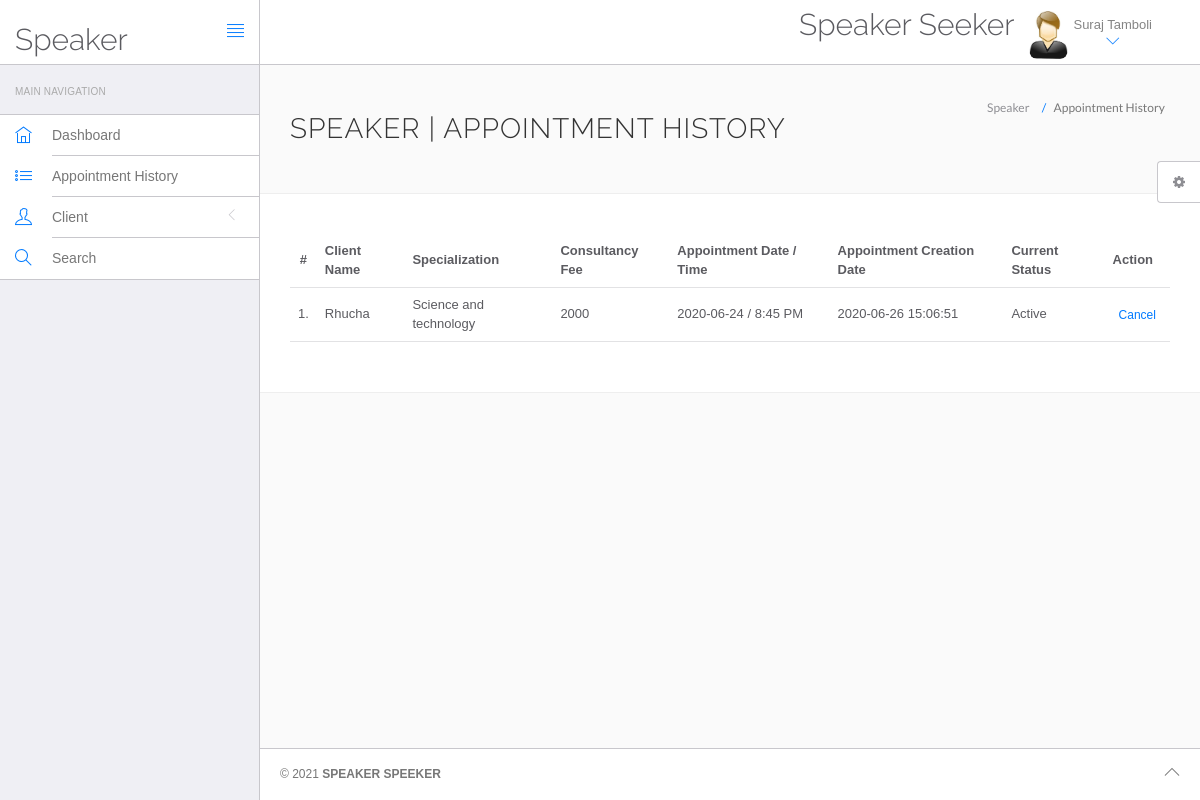
Page /speaker/sms/speaker/appointment-history.php (signed in) on the committed database.
### tables this page shows
CREATE TABLE `speaker` (
  `id` int(11) NOT NULL,
  `specilization` varchar(255) DEFAULT NULL,
  `speakerName` varchar(255) DEFAULT NULL,
  `address` longtext DEFAULT NULL,
  `speFees` varchar(255) DEFAULT NULL,
  `contactno` bigint(11) DEFAULT NULL,
  `speEmail` varchar(255) DEFAULT NULL,
  `speImage` varchar(150) NOT NULL,
  `password` varchar(255) DEFAULT NULL,
  `creationDate` timestamp NULL DEFAULT current_timestamp(),
  `updationDate` timestamp NULL DEFAULT NULL ON UPDATE current_timestamp()
);

CREATE TABLE `appointment` (
  `id` int(11) NOT NULL,
  `speakerSpecialization` varchar(255) DEFAULT NULL,
  `speakerId` int(11) DEFAULT NULL,
  `userId` int(11) DEFAULT NULL,
  `consultancyFees` int(11) DEFAULT NULL,
  `appointmentDate` varchar(255) DEFAULT NULL,
  `appointmentTime` varchar(255) DEFAULT NULL,
  `postingDate` timestamp NULL DEFAULT current_timestamp(),
  `userStatus` int(11) DEFAULT NULL,
  `speakerStatus` int(11) DEFAULT NULL,
  `updationDate` timestamp NULL DEFAULT NULL ON UPDATE current_timestamp()
);

CREATE TABLE `users` (
  `id` int(11) NOT NULL,
  `fullName` varchar(255) DEFAULT NULL,
  `address` longtext DEFAULT NULL,
  `city` varchar(255) DEFAULT NULL,
  `gender` varchar(255) DEFAULT NULL,
  `email` varchar(255) DEFAULT NULL,
  `password` varchar(255) DEFAULT NULL,
  `regDate` timestamp NULL DEFAULT current_timestamp(),
  `updationDate` timestamp NULL DEFAULT NULL ON UPDATE current_timestamp()
);

### speaker/sms/speaker/appointment-history.php (the view, shortened to what this page needs)
<?php
include('include/config.php');
?>
<!DOCTYPE html>
<html lang="en">
	<head>
		<link rel="stylesheet" href="vendor/bootstrap/css/bootstrap.min.css">
		<link rel="stylesheet" href="vendor/fontawesome/css/font-awesome.min.css">
		<link rel="stylesheet" href="vendor/themify-icons/themify-icons.min.css">
		<link href="vendor/animate.css/animate.min.css" rel="stylesheet" media="screen">
		<link href="vendor/perfect-scrollbar/perfect-scrollbar.min.css" rel="stylesheet" media="screen">
		<link href="vendor/switchery/switchery.min.css" rel="stylesheet" media="screen">
		<link href="vendor/bootstrap-touchspin/jquery.bootstrap-touchspin.min.css" rel="stylesheet" media="screen">
		<link href="vendor/select2/select2.min.css" rel="stylesheet" media="screen">
		<link href="vendor/bootstrap-datepicker/bootstrap-datepicker3.standalone.min.css" rel="stylesheet" media="screen">
		<link href="vendor/bootstrap-timepicker/bootstrap-timepicker.min.css" rel="stylesheet" media="screen">
		<link rel="stylesheet" href="assets/css/styles.css">
		<link rel="stylesheet" href="assets/css/plugins.css">
		<link rel="stylesheet" href="assets/css/themes/theme-1.css" id="skin_color" />
	</head>
	<body>
		<div id="app">
<?php include('include/sidebar.php');?>
			<div class="app-content">
					<?php include('include/header.php');?>
				<div class="main-content" >
					<div class="wrap-content container" id="container">
						<section id="page-title">
							<div class="row">
								<div class="col-sm-8">
									<h1 class="mainTitle">Speaker  | Appointment History</h1>
																	</div>
								<ol class="breadcrumb">
									<li>
										<span>Speaker </span>
									</li>
									<li class="active">
										<span>Appointment History</span>
									</li>
								</ol>
							</div>
						</section>
						<div class="container-fluid container-fullw bg-white">
									<div class="row">
								<div class="col-md-12">
									<table class="table table-hover" id="sample-table-1">
										<thead>
											<tr>
												<th class="center">#</th>
												<th class="hidden-xs">Client Name</th>
												<th>Specialization</th>
												<th>Consultancy Fee</th>
												<th>Appointment Date / Time </th>
												<th>Appointment Creation Date  </th>
												<th>Current Status</th>
												<th>Action</th>
											</tr>
										</thead>
										<tbody>
<?php
$sql=mysqli_query($con,"select users.fullName as fname,appointment.*  from appointment join users on users.id=appointment.userId where appointment.speakerId='".$_SESSION['id']."'");
$cnt=1;
while($row=mysqli_fetch_array($sql))
{
?>
											<tr>
												<td class="center"><?php echo $cnt;?>.</td>
												<td class="hidden-xs"><?php echo $row['fname'];?></td>
												<td><?php echo $row['speakerSpecialization'];?></td>
												<td><?php echo $row['consultancyFees'];?></td>
												<td><?php echo $row['appointmentDate'];?> / <?php echo
												 $row['appointmentTime'];?>
												</td>
												<td><?php echo $row['postingDate'];?></td>
												<td>
<?php if(($row['userStatus']==1) && ($row['speakerStatus']==1))
{
	echo "Active";
}
												?></td>
												<td >
												<div class="visible-md visible-lg hidden-sm hidden-xs">
							<?php if(($row['userStatus']==1) && ($row['speakerStatus']==1))
{ ?>
	<a href="appointment-history.php?id=<?php echo $row['id']?>&cancel=update" onClick="return confirm('Are you sure you want to cancel this appointment ?')"class="btn btn-transparent btn-xs tooltips" title="Cancel Appointment" tooltip-placement="top" tooltip="Remove">Cancel</a>
	<?php } else {
		echo "Canceled";
		} ?>
												</div>
												</td>
											</tr>
											<?php
$cnt=$cnt+1;
											 }?>
										</tbody>
									</table>
								</div>
							</div>
								</div>
					</div>
				</div>
			</div>
	<?php include('include/footer.php');?>
	<?php include('include/setting.php');?>
		</div>
	</body>
</html>

### speaker/sms/speaker/include/header.php (shortened to what this page needs)
<header class="navbar navbar-default navbar-static-top">
					<div class="navbar-header">
						<a class="navbar-brand" href="#">
							<h2 style="padding-top:20% ">Speaker</h2>
						</a>
						<a href="#" class="sidebar-toggler pull-right visible-md visible-lg" data-toggle-class="app-sidebar-closed" data-toggle-target="#app">
							<i class="ti-align-justify"></i>
						</a>
					</div>
					<div class="navbar-collapse collapse">
						<ul class="nav navbar-right">
								<li  style="padding-top:2% ">
								<h2>Speaker Seeker</h2>
							</li>
							<li class="dropdown current-user">
								<a href class="dropdown-toggle" data-toggle="dropdown">
									<img src="assets/images/images.jpg" > <span class="username">
									<?php $query=mysqli_query($con,"select speakerName from speaker where id='".$_SESSION['id']."'");
while($row=mysqli_fetch_array($query))
{
	echo $row['speakerName'];
}
									?> <i class="ti-angle-down"></i></i></span>
								</a>
							</li>
						</ul>
					</div>
				</header>

### speaker/sms/speaker/assets/css/themes/theme-1.css (style rules this page uses)
body { background: #FAFAFA; }
header .navbar-header { background: #ffffff !important; border-right-color: #c8c7cc !important; border-bottom-color: #c8c7cc !important; }
header .navbar-header .sidebar-toggler, header .navbar-header .sidebar-mobile-toggler { color: #007aff !important; }
header .navbar-header .navbar-brand { color: #777 !important; }
header .navbar-collapse { background: #ffffff !important; border-bottom-color: #c8c7cc !important; box-shadow: none !important; }
header .navbar-collapse .navbar-right > li > a { color: #777; }
header .navbar-collapse .navbar-right > li > a i { color: #007aff !important; }

### rows in the picture
speaker: speakerName "Suraj Tamboli"
appointment: userId.fullName "Rhucha", speakerSpecialization "Science and technology", consultancyFees "2000", appointmentDate "2020-06-24", appointmentTime "8:45 PM", postingDate "2020-06-26 15:06:51", userStatus "Active"
